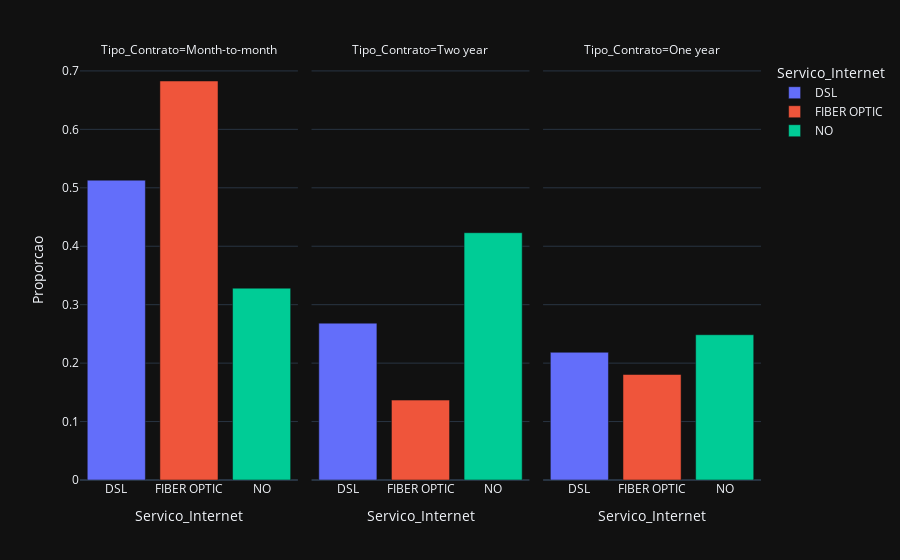

Notebook code for this chart:
### Markdown cell above
Nesse gráfico é possível concluir que o tempo como cliente está equilibrado entre os gêneros e sua média é de 32 meses.

### Code cell
si_tc = df.groupby('Servico_Internet')['Tipo_Contrato'].value_counts(normalize = True).rename('Proporcao').reset_index()
fig = px.bar(si_tc, x = 'Servico_Internet',
             y = 'Proporcao',
             facet_col = 'Tipo_Contrato',
             color = 'Servico_Internet')
fig.show()

### Figure 1 — Plotly figure (JSON) as saved in the notebook; plotly's stock layout.template omitted (floating-point values rounded to 4 significant figures)
{"data": [{"hovertemplate": "Servico_Internet=%{x}<br>Tipo_Contrato=Month-to-month<br>Proporcao=%{y}<extra></extra>", "legendgroup": "DSL", "marker": {"color": "#636efa", "pattern": {"shape": ""}}, "name": "DSL", "orientation": "v", "showlegend": true, "textposition": "auto", "x": ["DSL"], "xaxis": "x", "y": [0.5131], "yaxis": "y", "type": "bar"}, {"hovertemplate": "Servico_Internet=%{x}<br>Tipo_Contrato=Two year<br>Proporcao=%{y}<extra></extra>", "legendgroup": "DSL", "marker": {"color": "#636efa", "pattern": {"shape": ""}}, "name": "DSL", "orientation": "v", "showlegend": false, "textposition": "auto", "x": ["DSL"], "xaxis": "x2", "y": [0.2684], "yaxis": "y2", "type": "bar"}, {"hovertemplate": "Servico_Internet=%{x}<br>Tipo_Contrato=One year<br>Proporcao=%{y}<extra></extra>", "legendgroup": "DSL", "marker": {"color": "#636efa", "pattern": {"shape": ""}}, "name": "DSL", "orientation": "v", "showlegend": false, "textposition": "auto", "x": ["DSL"], "xaxis": "x3", "y": [0.2185], "yaxis": "y3", "type": "bar"}, {"hovertemplate": "Servico_Internet=%{x}<br>Tipo_Contrato=Month-to-month<br>Proporcao=%{y}<extra></extra>", "legendgroup": "FIBER OPTIC", "marker": {"color": "#EF553B", "pattern": {"shape": ""}}, "name": "FIBER OPTIC", "orientation": "v", "showlegend": true, "textposition": "auto", "x": ["FIBER OPTIC"], "xaxis": "x", "y": [0.6828], "yaxis": "y", "type": "bar"}, {"hovertemplate": "Servico_Internet=%{x}<br>Tipo_Contrato=Two year<br>Proporcao=%{y}<extra></extra>", "legendgroup": "FIBER OPTIC", "marker": {"color": "#EF553B", "pattern": {"shape": ""}}, "name": "FIBER OPTIC", "orientation": "v", "showlegend": false, "textposition": "auto", "x": ["FIBER OPTIC"], "xaxis": "x2", "y": [0.1367], "yaxis": "y2", "type": "bar"}, {"hovertemplate": "Servico_Internet=%{x}<br>Tipo_Contrato=One year<br>Proporcao=%{y}<extra></extra>", "legendgroup": "FIBER OPTIC", "marker": {"color": "#EF553B", "pattern": {"shape": ""}}, "name": "FIBER OPTIC", "orientation": "v", "showlegend": false, "textposition": "auto", "x": ["FIBER OPTIC"], "xaxis": "x3", "y": [0.1805], "yaxis": "y3", "type": "bar"}, {"hovertemplate": "Servico_Internet=%{x}<br>Tipo_Contrato=Month-to-month<br>Proporcao=%{y}<extra></extra>", "legendgroup": "NO", "marker": {"color": "#00cc96", "pattern": {"shape": ""}}, "name": "NO", "orientation": "v", "showlegend": true, "textposition": "auto", "x": ["NO"], "xaxis": "x", "y": [0.3283], "yaxis": "y", "type": "bar"}, {"hovertemplate": "Servico_Internet=%{x}<br>Tipo_Contrato=Two year<br>Proporcao=%{y}<extra></extra>", "legendgroup": "NO", "marker": {"color": "#00cc96", "pattern": {"shape": ""}}, "name": "NO", "orientation": "v", "showlegend": false, "textposition": "auto", "x": ["NO"], "xaxis": "x2", "y": [0.4231], "yaxis": "y2", "type": "bar"}, {"hovertemplate": "Servico_Internet=%{x}<br>Tipo_Contrato=One year<br>Proporcao=%{y}<extra></extra>", "legendgroup": "NO", "marker": {"color": "#00cc96", "pattern": {"shape": ""}}, "name": "NO", "orientation": "v", "showlegend": false, "textposition": "auto", "x": ["NO"], "xaxis": "x3", "y": [0.2486], "yaxis": "y3", "type": "bar"}], "layout": {"xaxis": {"anchor": "y", "domain": [0.0, 0.32], "title": {"text": "Servico_Internet"}, "categoryorder": "array", "categoryarray": ["DSL", "FIBER OPTIC", "NO"]}, "yaxis": {"anchor": "x", "domain": [0.0, 1.0], "title": {"text": "Proporcao"}}, "xaxis2": {"anchor": "y2", "domain": [0.34, 0.66], "matches": "x", "title": {"text": "Servico_Internet"}, "categoryorder": "array", "categoryarray": ["DSL", "FIBER OPTIC", "NO"]}, "yaxis2": {"anchor": "x2", "domain": [0.0, 1.0], "matches": "y", "showticklabels": false}, "xaxis3": {"anchor": "y3", "domain": [0.68, 1.0], "matches": "x", "title": {"text": "Servico_Internet"}, "categoryorder": "array", "categoryarray": ["DSL", "FIBER OPTIC", "NO"]}, "yaxis3": {"anchor": "x3", "domain": [0.0, 1.0], "matches": "y", "showticklabels": false}, "annotations": [{"font": {}, "showarrow": false, "text": "Tipo_Contrato=Month-to-month", "x": 0.16, "xanchor": "center", "xref": "paper", "y": 1.0, "yanchor": "bottom", "yref": "paper"}, {"font": {}, "showarrow": false, "text": "Tipo_Contrato=Two year", "x": 0.5, "xanchor": "center", "xref": "paper", "y": 1.0, "yanchor": "bottom", "yref": "paper"}, {"font": {}, "showarrow": false, "text": "Tipo_Contrato=One year", "x": 0.84, "xanchor": "center", "xref": "paper", "y": 1.0, "yanchor": "bottom", "yref": "paper"}], "legend": {"title": {"text": "Servico_Internet"}, "tracegroupgap": 0}, "margin": {"t": 60}, "barmode": "relative"}}
